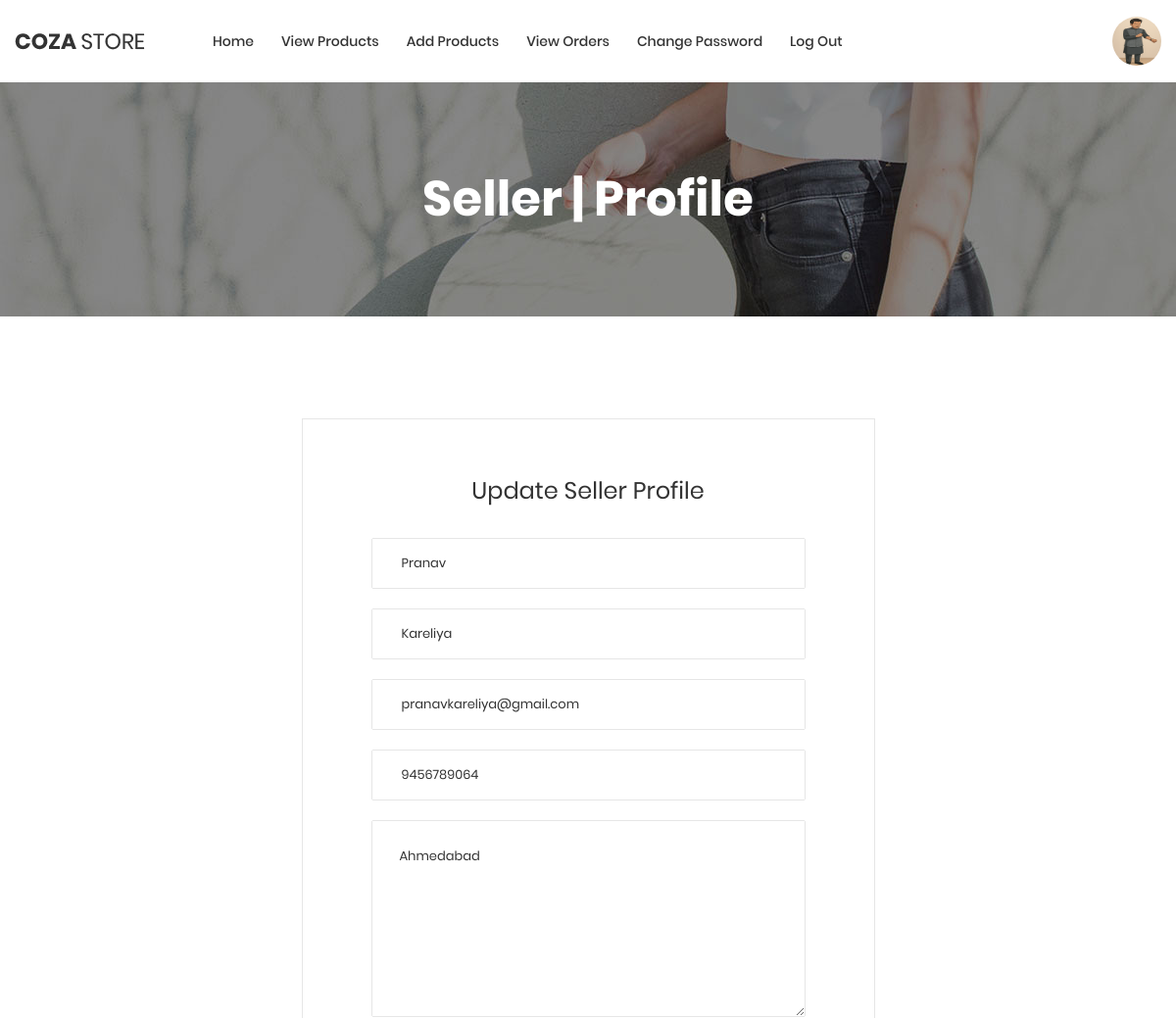
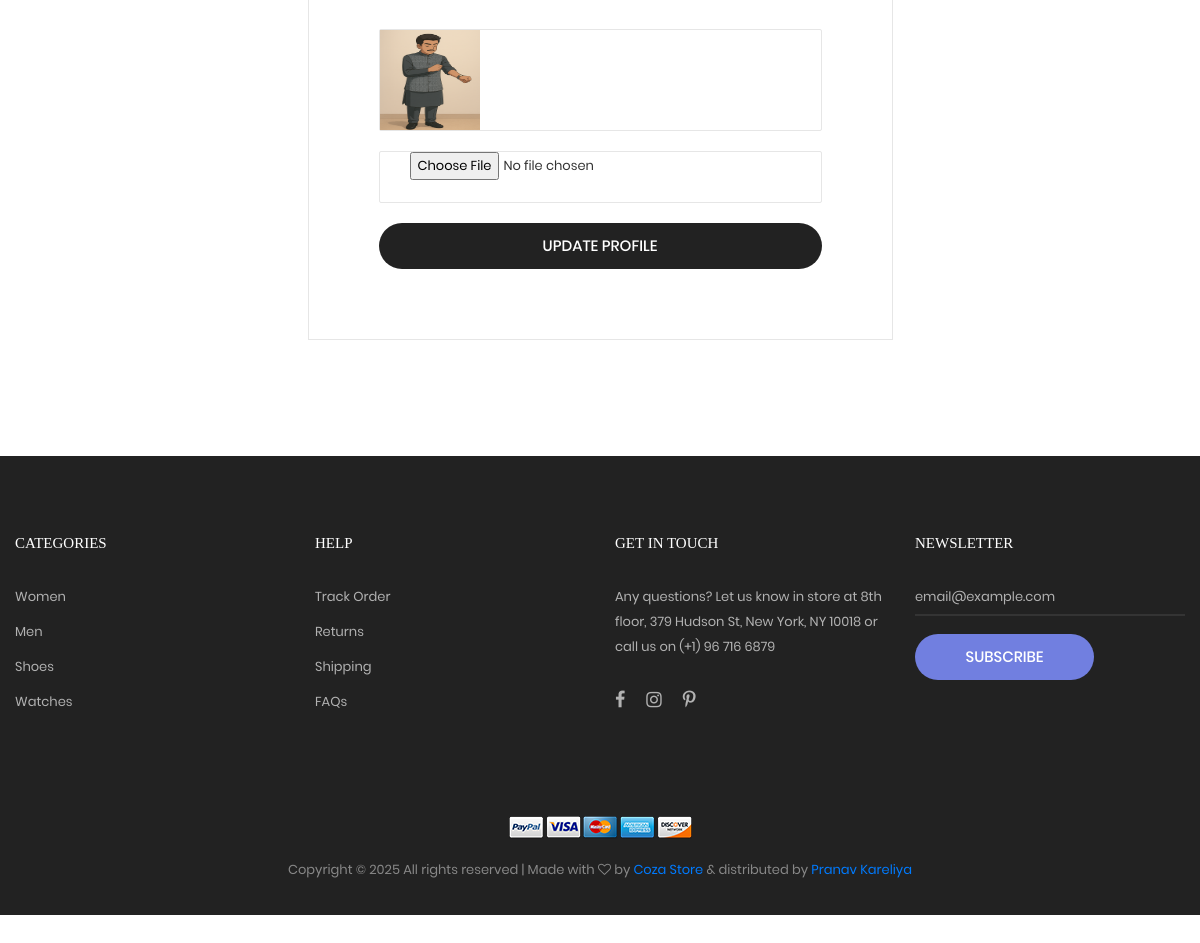
/profile/ (signed in), run on the app's committed database (2 pictures, top to bottom).
### myapp/models.py (models this page shows, shortened)
class User(models.Model):
    fname=models.CharField(max_length=100)
    lname=models.CharField(max_length=100)
    email=models.EmailField()
    mobile=models.PositiveIntegerField()
    password=models.CharField(max_length=100)
    address=models.TextField()
    profile_picture=models.ImageField(upload_to="profile_picture/")
    usertype=models.CharField(max_length=100,default="buyer")

### myapp/views.py (the view)
# urls.py: path('profile/',views.profile,name='profile'),
def profile(request):
    user = User.objects.get(email=request.session['email'])
    if request.method == "POST":
        user.fname = request.POST['fname']
        user.lname = request.POST['lname']
        user.email = request.POST['email']
        user.mobile = request.POST['mobile']
        user.address = request.POST['address']
        try:
            user.profile_picture = request.FILES['profile_picture']
        except:
            pass
        user.save()
        request.session['profile_picture'] = user.profile_picture.url
        msg = "Profile Updated Successfully..."
        if user.usertype == "buyer":
            return render(request, 'profile.html',{'user':user,'msg':msg})
        else:
            return render(request, 'seller_profile.html',{'user':user,'msg':msg})
    else:
        if user.usertype == "buyer":
            return render(request, 'profile.html',{'user':user})
        else:
            return render(request, 'seller_profile.html',{'user':user})

### myapp/templates/seller_profile.html (shortened to what this page needs)
{% extends 'seller_header.html' %}
{% load static %}
{% block content %}
<!DOCTYPE html>
<html lang="en">
<head>
</head>
<body class="animsition">
	<section class="bg-img1 txt-center p-lr-15 p-tb-92"
		style="background-image: url('{% static 'images/bg-01.jpg' %}');">
		<h2 class="ltext-105 cl0 txt-center">
			Seller | Profile
		</h2>
	</section>
	<section class="bg0 p-t-104 p-b-116">
		<div class="container">
			<div class="flex-w flex-tr" style="display: flex;justify-content: center;align-items: center;">
				<div class="size-210 bor10 p-lr-70 p-t-55 p-b-70 p-lr-15-lg w-full-md">
					<form method="post" action="{% url 'profile' %}" enctype="multipart/form-data">
						<h4 class="mtext-105 cl2 txt-center p-b-30">
							Update Seller Profile
						</h4>
						<div class="bor8 m-b-20 how-pos4-parent">
							<input type="text" name="fname" value="{{user.fname}}"
								class="stext-111 cl2 plh3 size-116 p-l-30 p-r-30">
						</div>
						<div class="bor8 m-b-20 how-pos4-parent">
							<input type="text" name="lname" value="{{user.lname}}"
								class="stext-111 cl2 plh3 size-116 p-l-30 p-r-30">
						</div>
						<div class="bor8 m-b-20 how-pos4-parent">
							<input type="email" name="email" value="{{user.email}}"
								class="stext-111 cl2 plh3 size-116 p-l-30 p-r-30" readonly>
						</div>
						<div class="bor8 m-b-20 how-pos4-parent">
							<input type="tel" name="mobile" value="{{user.mobile}}"
								class="stext-111 cl2 plh3 size-116 p-l-30 p-r-30">
						</div>
                        <div class="bor8 m-b-30">
							<textarea class="stext-111 cl2 plh3 size-120 p-lr-28 p-tb-25" name="address"
								placeholder="Your Address">{{user.address}}</textarea>
						</div>
                        <div class="bor8 m-b-20 how-pos4-parent">
                            <img src="{{user.profile_picture.url}}" alt="This is image" style="height: 100px;width: 100px;">
                        </div>
						<div class="bor8 m-b-20 how-pos4-parent">
							<input type="file" name="profile_picture" class="stext-111 cl2 plh3 size-116 p-l-30 p-r-30">
						</div>
						<button class="flex-c-m stext-101 cl0 size-121 bg3 bor1 hov-btn3 p-lr-15 trans-04 pointer">
							Update Profile
						</button>
					</form>
				</div>
			</div>
		</div>
	</section>
</body>
</html>
{% endblock %}

### myapp/static/css/main.css (style rules this page uses)
.container { max-width: 1380px; }
@media (max-width: 1600px) { .container { max-width: 1200px; } }
.cl0 { color: #fff; }
.cl2 { color: #333; }
.stext-101 { font-family: Poppins-Medium; font-size: 15px; line-height: 1.466667; text-transform: uppercase; }
.stext-111 { font-family: Poppins-Regular; font-size: 13px; line-height: 1.6923; }
.mtext-105 { font-family: Poppins-Regular; font-size: 24px; line-height: 1.5; }
.ltext-105 { font-family: Poppins-Bold; font-size: 50px; line-height: 1.1; }
.size-116 { width: 100%; height: 50px; }
.size-120 { width: 100%; min-height: 199px; }
.size-121 { width: 100%; height: 46px; }
.size-210 { width: 50%; }
.bg0 { background-color: #fff; }
.bg3 { background-color: #222; }
.bg-img1 { background-size: cover; background-position: center center; background-repeat: no-repeat; }
.bor1 { border-radius: 23px; }
.bor8 { border: 1px solid #e6e6e6; border-radius: 2px; }
.bor10 { border: 1px solid #e6e6e6; }
.how-pos4-parent { position: relative; }

### data on the page
User: fname "Pranav", lname "Kareliya", email "pranavkareliya@gmail.com", mobile "9456789064", address "Ahmedabad", profile_picture (picture)
